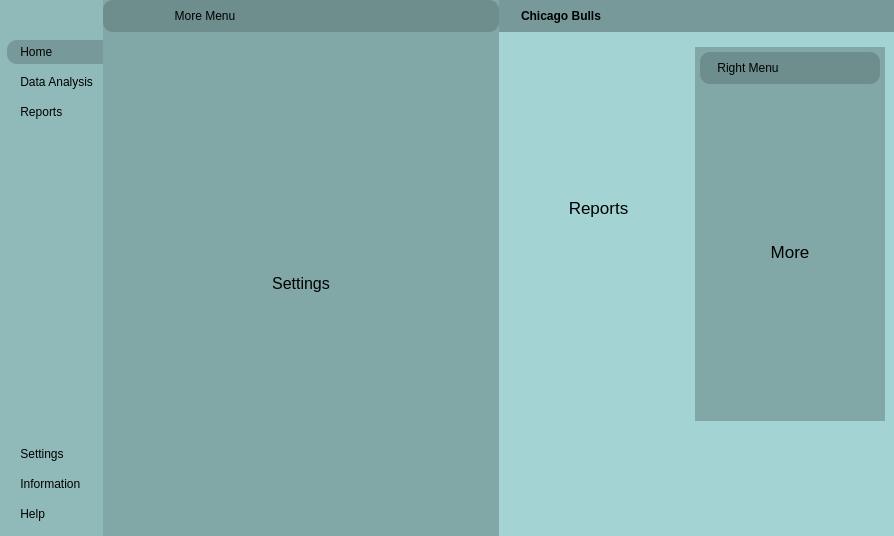
<?xml version="1.0" encoding="UTF-8"?>
<ui version="4.0">
 <class>MainWindow</class>
 <widget class="QMainWindow" name="MainWindow">
  <property name="geometry">
   <rect>
    <x>0</x>
    <y>0</y>
    <width>894</width>
    <height>536</height>
   </rect>
  </property>
  <property name="windowTitle">
   <string>MainWindow</string>
  </property>
  <property name="toolTip">
   <string>Menu </string>
  </property>
  <property name="styleSheet">
   <string notr="true">*{

border: none;
background-color: transparent;
background: transparent;
padding: 0;
margin: 0;
color: rgb(0, 0, 0);
}

#centralwidget {

		background-color: rgb(164, 211, 211);
}

#leftMenuSubContainer { 

background-color: rgb(144, 186, 186)

}

#leftMenuSubContainer QPushButton{

text-align: left;
padding: 5px 10px;
border-top-left-radius: 10px;
border-bottom-left-radius: 10px;

}

#centralMenuSubContainer, #rightMenuContainer{
	
	background-color: rgb(141, 181, 181);
	background-color: rgb(130, 167, 167);
}

#frame_4, #frame_8 {
	background-color: rgb(110, 141, 141);
	border-radius: 10px
}

#headerContainer {
background-color: rgb(119, 153, 153)
}
</string>
  </property>
  <widget class="QWidget" name="centralwidget">
   <layout class="QHBoxLayout" name="horizontalLayout">
    <property name="spacing">
     <number>0</number>
    </property>
    <property name="leftMargin">
     <number>0</number>
    </property>
    <property name="topMargin">
     <number>0</number>
    </property>
    <property name="rightMargin">
     <number>0</number>
    </property>
    <property name="bottomMargin">
     <number>0</number>
    </property>
    <item alignment="Qt::AlignLeft">
     <widget class="QWidget" name="leftMenuContainer" native="true">
      <property name="minimumSize">
       <size>
        <width>0</width>
        <height>0</height>
       </size>
      </property>
      <layout class="QHBoxLayout" name="horizontalLayout_2">
       <property name="leftMargin">
        <number>0</number>
       </property>
       <property name="topMargin">
        <number>0</number>
       </property>
       <property name="rightMargin">
        <number>0</number>
       </property>
       <property name="bottomMargin">
        <number>0</number>
       </property>
       <item alignment="Qt::AlignLeft">
        <widget class="QWidget" name="leftMenuSubContainer" native="true">
         <layout class="QVBoxLayout" name="verticalLayout_3">
          <property name="leftMargin">
           <number>7</number>
          </property>
          <property name="topMargin">
           <number>0</number>
          </property>
          <property name="rightMargin">
           <number>0</number>
          </property>
          <property name="bottomMargin">
           <number>0</number>
          </property>
          <item>
           <widget class="QFrame" name="frame">
            <property name="frameShape">
             <enum>QFrame::StyledPanel</enum>
            </property>
            <property name="frameShadow">
             <enum>QFrame::Raised</enum>
            </property>
            <layout class="QHBoxLayout" name="horizontalLayout_3">
             <property name="leftMargin">
              <number>0</number>
             </property>
             <property name="topMargin">
              <number>0</number>
             </property>
             <property name="rightMargin">
              <number>0</number>
             </property>
             <property name="bottomMargin">
              <number>0</number>
             </property>
             <item alignment="Qt::AlignTop">
              <widget class="QPushButton" name="menuBtn">
               <property name="toolTip">
                <string>Menu</string>
               </property>
               <property name="text">
                <string/>
               </property>
               <property name="icon">
                <iconset resource="recources.qrc">
                 <normaloff>:/icons/icons/align-justify.svg</normaloff>:/icons/icons/align-justify.svg</iconset>
               </property>
               <property name="iconSize">
                <size>
                 <width>24</width>
                 <height>24</height>
                </size>
               </property>
              </widget>
             </item>
            </layout>
           </widget>
          </item>
          <item>
           <widget class="QFrame" name="frame_2">
            <property name="sizePolicy">
             <sizepolicy hsizetype="Preferred" vsizetype="Preferred">
              <horstretch>0</horstretch>
              <verstretch>0</verstretch>
             </sizepolicy>
            </property>
            <property name="frameShape">
             <enum>QFrame::StyledPanel</enum>
            </property>
            <property name="frameShadow">
             <enum>QFrame::Raised</enum>
            </property>
            <layout class="QVBoxLayout" name="verticalLayout">
             <property name="leftMargin">
              <number>0</number>
             </property>
             <property name="topMargin">
              <number>10</number>
             </property>
             <property name="rightMargin">
              <number>0</number>
             </property>
             <property name="bottomMargin">
              <number>10</number>
             </property>
             <item>
              <widget class="QPushButton" name="homeBtn">
               <property name="toolTip">
                <string>Home</string>
               </property>
               <property name="styleSheet">
                <string notr="true">background-color: rgb(119, 153, 153)</string>
               </property>
               <property name="text">
                <string> Home</string>
               </property>
               <property name="icon">
                <iconset resource="recources.qrc">
                 <normaloff>:/icons/icons/home.svg</normaloff>:/icons/icons/home.svg</iconset>
               </property>
               <property name="iconSize">
                <size>
                 <width>24</width>
                 <height>24</height>
                </size>
               </property>
              </widget>
             </item>
             <item>
              <widget class="QPushButton" name="analysisBtn">
               <property name="toolTip">
                <string>Data analysis</string>
               </property>
               <property name="styleSheet">
                <string notr="true">background-color: none</string>
               </property>
               <property name="text">
                <string> Data Analysis</string>
               </property>
               <property name="icon">
                <iconset resource="recources.qrc">
                 <normaloff>:/icons/icons/menu.svg</normaloff>:/icons/icons/menu.svg</iconset>
               </property>
               <property name="iconSize">
                <size>
                 <width>24</width>
                 <height>24</height>
                </size>
               </property>
              </widget>
             </item>
             <item>
              <widget class="QPushButton" name="reportsBtn">
               <property name="toolTip">
                <string>Show data reports</string>
               </property>
               <property name="styleSheet">
                <string notr="true">background-color: none</string>
               </property>
               <property name="text">
                <string> Reports</string>
               </property>
               <property name="icon">
                <iconset resource="recources.qrc">
                 <normaloff>:/icons/icons/printer.svg</normaloff>:/icons/icons/printer.svg</iconset>
               </property>
               <property name="iconSize">
                <size>
                 <width>24</width>
                 <height>24</height>
                </size>
               </property>
              </widget>
             </item>
            </layout>
           </widget>
          </item>
          <item>
           <spacer name="verticalSpacer">
            <property name="orientation">
             <enum>Qt::Vertical</enum>
            </property>
            <property name="sizeHint" stdset="0">
             <size>
              <width>20</width>
              <height>40</height>
             </size>
            </property>
           </spacer>
          </item>
          <item>
           <widget class="QFrame" name="frame_3">
            <property name="frameShape">
             <enum>QFrame::StyledPanel</enum>
            </property>
            <property name="frameShadow">
             <enum>QFrame::Raised</enum>
            </property>
            <layout class="QVBoxLayout" name="verticalLayout_2">
             <property name="leftMargin">
              <number>0</number>
             </property>
             <property name="topMargin">
              <number>10</number>
             </property>
             <property name="rightMargin">
              <number>0</number>
             </property>
             <property name="bottomMargin">
              <number>10</number>
             </property>
             <item alignment="Qt::AlignBottom">
              <widget class="QPushButton" name="settingsBtn">
               <property name="toolTip">
                <string>Go to the settings</string>
               </property>
               <property name="styleSheet">
                <string notr="true">background-color: none</string>
               </property>
               <property name="text">
                <string> Settings</string>
               </property>
               <property name="icon">
                <iconset resource="recources.qrc">
                 <normaloff>:/icons/icons/settings.svg</normaloff>:/icons/icons/settings.svg</iconset>
               </property>
               <property name="iconSize">
                <size>
                 <width>24</width>
                 <height>24</height>
                </size>
               </property>
              </widget>
             </item>
             <item alignment="Qt::AlignBottom">
              <widget class="QPushButton" name="informationBtn">
               <property name="toolTip">
                <string>Get more information about</string>
               </property>
               <property name="styleSheet">
                <string notr="true">background-color: none</string>
               </property>
               <property name="text">
                <string> Information</string>
               </property>
               <property name="icon">
                <iconset resource="recources.qrc">
                 <normaloff>:/icons/icons/info.svg</normaloff>:/icons/icons/info.svg</iconset>
               </property>
               <property name="iconSize">
                <size>
                 <width>24</width>
                 <height>24</height>
                </size>
               </property>
              </widget>
             </item>
             <item>
              <widget class="QPushButton" name="helpBtn">
               <property name="toolTip">
                <string>Get some more help</string>
               </property>
               <property name="styleSheet">
                <string notr="true">background-color: none</string>
               </property>
               <property name="text">
                <string> Help</string>
               </property>
               <property name="icon">
                <iconset resource="recources.qrc">
                 <normaloff>:/icons/icons/help-circle.svg</normaloff>:/icons/icons/help-circle.svg</iconset>
               </property>
               <property name="iconSize">
                <size>
                 <width>24</width>
                 <height>24</height>
                </size>
               </property>
              </widget>
             </item>
            </layout>
           </widget>
          </item>
         </layout>
        </widget>
       </item>
      </layout>
     </widget>
    </item>
    <item>
     <widget class="QWidget" name="centralMenuSubContainer" native="true">
      <property name="minimumSize">
       <size>
        <width>250</width>
        <height>0</height>
       </size>
      </property>
      <layout class="QVBoxLayout" name="verticalLayout_5">
       <property name="leftMargin">
        <number>0</number>
       </property>
       <property name="topMargin">
        <number>0</number>
       </property>
       <property name="rightMargin">
        <number>0</number>
       </property>
       <property name="bottomMargin">
        <number>0</number>
       </property>
       <item>
        <widget class="QWidget" name="centralMenuContainer" native="true">
         <property name="minimumSize">
          <size>
           <width>250</width>
           <height>0</height>
          </size>
         </property>
         <layout class="QVBoxLayout" name="verticalLayout_4">
          <property name="spacing">
           <number>0</number>
          </property>
          <property name="leftMargin">
           <number>0</number>
          </property>
          <property name="topMargin">
           <number>0</number>
          </property>
          <property name="rightMargin">
           <number>0</number>
          </property>
          <property name="bottomMargin">
           <number>0</number>
          </property>
          <item alignment="Qt::AlignTop">
           <widget class="QFrame" name="frame_4">
            <property name="frameShape">
             <enum>QFrame::StyledPanel</enum>
            </property>
            <property name="frameShadow">
             <enum>QFrame::Raised</enum>
            </property>
            <layout class="QHBoxLayout" name="horizontalLayout_4">
             <item>
              <widget class="QLabel" name="label">
               <property name="text">
                <string>More Menu</string>
               </property>
               <property name="alignment">
                <set>Qt::AlignCenter</set>
               </property>
              </widget>
             </item>
             <item alignment="Qt::AlignRight">
              <widget class="QPushButton" name="pushButton">
               <property name="toolTip">
                <string>Close Menu</string>
               </property>
               <property name="styleSheet">
                <string notr="true">background-color: none</string>
               </property>
               <property name="text">
                <string/>
               </property>
               <property name="icon">
                <iconset resource="recources.qrc">
                 <normaloff>:/icons/icons/x-circle.svg</normaloff>:/icons/icons/x-circle.svg</iconset>
               </property>
               <property name="iconSize">
                <size>
                 <width>24</width>
                 <height>24</height>
                </size>
               </property>
              </widget>
             </item>
            </layout>
           </widget>
          </item>
          <item>
           <widget class="QStackedWidget" name="stackedWidget">
            <property name="minimumSize">
             <size>
              <width>250</width>
              <height>0</height>
             </size>
            </property>
            <property name="currentIndex">
             <number>0</number>
            </property>
            <widget class="QWidget" name="page">
             <layout class="QVBoxLayout" name="verticalLayout_6">
              <item>
               <widget class="QLabel" name="label_2">
                <property name="font">
                 <font>
                  <pointsize>13</pointsize>
                  <weight>50</weight>
                  <bold>false</bold>
                 </font>
                </property>
                <property name="text">
                 <string>&lt;html&gt;&lt;head/&gt;&lt;body&gt;&lt;p&gt;&lt;span style=&quot; font-size:12pt;&quot;&gt;Settings&lt;/span&gt;&lt;/p&gt;&lt;/body&gt;&lt;/html&gt;</string>
                </property>
                <property name="alignment">
                 <set>Qt::AlignCenter</set>
                </property>
               </widget>
              </item>
             </layout>
            </widget>
            <widget class="QWidget" name="page_2">
             <layout class="QVBoxLayout" name="verticalLayout_7">
              <item>
               <widget class="QLabel" name="label_3">
                <property name="font">
                 <font>
                  <pointsize>13</pointsize>
                  <weight>50</weight>
                  <bold>false</bold>
                 </font>
                </property>
                <property name="text">
                 <string>&lt;html&gt;&lt;head/&gt;&lt;body&gt;&lt;p&gt;&lt;span style=&quot; font-size:12pt;&quot;&gt;Information&lt;/span&gt;&lt;/p&gt;&lt;p&gt;&lt;br/&gt;&lt;/p&gt;&lt;/body&gt;&lt;/html&gt;</string>
                </property>
                <property name="alignment">
                 <set>Qt::AlignCenter</set>
                </property>
               </widget>
              </item>
             </layout>
            </widget>
            <widget class="QWidget" name="page_3">
             <layout class="QVBoxLayout" name="verticalLayout_8">
              <item>
               <widget class="QLabel" name="label_4">
                <property name="font">
                 <font>
                  <pointsize>13</pointsize>
                  <weight>50</weight>
                  <bold>false</bold>
                 </font>
                </property>
                <property name="text">
                 <string>&lt;html&gt;&lt;head/&gt;&lt;body&gt;&lt;p&gt;Help&lt;/p&gt;&lt;p&gt;&lt;br/&gt;&lt;/p&gt;&lt;/body&gt;&lt;/html&gt;</string>
                </property>
                <property name="alignment">
                 <set>Qt::AlignCenter</set>
                </property>
               </widget>
              </item>
             </layout>
            </widget>
           </widget>
          </item>
         </layout>
        </widget>
       </item>
      </layout>
     </widget>
    </item>
    <item>
     <widget class="QWidget" name="mainMenuContainer" native="true">
      <property name="sizePolicy">
       <sizepolicy hsizetype="Expanding" vsizetype="Preferred">
        <horstretch>0</horstretch>
        <verstretch>0</verstretch>
       </sizepolicy>
      </property>
      <property name="styleSheet">
       <string notr="true"/>
      </property>
      <layout class="QVBoxLayout" name="verticalLayout_9">
       <property name="leftMargin">
        <number>0</number>
       </property>
       <property name="topMargin">
        <number>0</number>
       </property>
       <property name="rightMargin">
        <number>0</number>
       </property>
       <property name="bottomMargin">
        <number>100</number>
       </property>
       <item alignment="Qt::AlignTop">
        <widget class="QWidget" name="headerContainer" native="true">
         <property name="styleSheet">
          <string notr="true"/>
         </property>
         <layout class="QHBoxLayout" name="horizontalLayout_5">
          <item alignment="Qt::AlignLeft|Qt::AlignTop">
           <widget class="QFrame" name="frame_5">
            <property name="styleSheet">
             <string notr="true">background-color: none</string>
            </property>
            <property name="frameShape">
             <enum>QFrame::StyledPanel</enum>
            </property>
            <property name="frameShadow">
             <enum>QFrame::Raised</enum>
            </property>
            <layout class="QHBoxLayout" name="horizontalLayout_8">
             <property name="leftMargin">
              <number>0</number>
             </property>
             <property name="topMargin">
              <number>0</number>
             </property>
             <property name="rightMargin">
              <number>0</number>
             </property>
             <property name="bottomMargin">
              <number>0</number>
             </property>
             <item>
              <widget class="QLabel" name="label_5">
               <property name="maximumSize">
                <size>
                 <width>24</width>
                 <height>24</height>
                </size>
               </property>
               <property name="text">
                <string/>
               </property>
               <property name="pixmap">
                <pixmap resource="recources.qrc">:/images/chicago-bulls-logo-8530A1093D-seeklogo.com.png</pixmap>
               </property>
               <property name="scaledContents">
                <bool>true</bool>
               </property>
              </widget>
             </item>
             <item>
              <widget class="QLabel" name="label_6">
               <property name="font">
                <font>
                 <pointsize>9</pointsize>
                 <weight>75</weight>
                 <bold>true</bold>
                </font>
               </property>
               <property name="text">
                <string>Chicago Bulls</string>
               </property>
              </widget>
             </item>
            </layout>
           </widget>
          </item>
          <item alignment="Qt::AlignHCenter|Qt::AlignTop">
           <widget class="QFrame" name="frame_6">
            <property name="styleSheet">
             <string notr="true">background-color: none</string>
            </property>
            <property name="frameShape">
             <enum>QFrame::StyledPanel</enum>
            </property>
            <property name="frameShadow">
             <enum>QFrame::Raised</enum>
            </property>
            <layout class="QHBoxLayout" name="horizontalLayout_7">
             <property name="leftMargin">
              <number>0</number>
             </property>
             <property name="topMargin">
              <number>0</number>
             </property>
             <property name="rightMargin">
              <number>0</number>
             </property>
             <property name="bottomMargin">
              <number>0</number>
             </property>
             <item>
              <widget class="QPushButton" name="pushButton_6">
               <property name="toolTip">
                <string>More</string>
               </property>
               <property name="styleSheet">
                <string notr="true">background-color: none</string>
               </property>
               <property name="text">
                <string/>
               </property>
               <property name="icon">
                <iconset resource="recources.qrc">
                 <normaloff>:/icons/icons/more-horizontal.svg</normaloff>:/icons/icons/more-horizontal.svg</iconset>
               </property>
               <property name="iconSize">
                <size>
                 <width>24</width>
                 <height>24</height>
                </size>
               </property>
              </widget>
             </item>
             <item>
              <widget class="QPushButton" name="pushButton_5">
               <property name="toolTip">
                <string>Profile</string>
               </property>
               <property name="styleSheet">
                <string notr="true">background-color: none</string>
               </property>
               <property name="text">
                <string/>
               </property>
               <property name="icon">
                <iconset resource="recources.qrc">
                 <normaloff>:/icons/icons/user.svg</normaloff>:/icons/icons/user.svg</iconset>
               </property>
               <property name="iconSize">
                <size>
                 <width>24</width>
                 <height>24</height>
                </size>
               </property>
              </widget>
             </item>
            </layout>
           </widget>
          </item>
          <item alignment="Qt::AlignRight|Qt::AlignTop">
           <widget class="QFrame" name="frame_7">
            <property name="styleSheet">
             <string notr="true">background-color: none</string>
            </property>
            <property name="frameShape">
             <enum>QFrame::StyledPanel</enum>
            </property>
            <property name="frameShadow">
             <enum>QFrame::Raised</enum>
            </property>
            <layout class="QHBoxLayout" name="horizontalLayout_6">
             <property name="leftMargin">
              <number>0</number>
             </property>
             <property name="topMargin">
              <number>0</number>
             </property>
             <property name="rightMargin">
              <number>0</number>
             </property>
             <property name="bottomMargin">
              <number>0</number>
             </property>
             <item>
              <widget class="QPushButton" name="pushButton_2">
               <property name="toolTip">
                <string>Minimize Window</string>
               </property>
               <property name="styleSheet">
                <string notr="true">background-color: none</string>
               </property>
               <property name="text">
                <string/>
               </property>
               <property name="icon">
                <iconset resource="recources.qrc">
                 <normaloff>:/icons/icons/minus.svg</normaloff>:/icons/icons/minus.svg</iconset>
               </property>
               <property name="iconSize">
                <size>
                 <width>24</width>
                 <height>24</height>
                </size>
               </property>
              </widget>
             </item>
             <item>
              <widget class="QPushButton" name="pushButton_3">
               <property name="toolTip">
                <string>Restore Window</string>
               </property>
               <property name="styleSheet">
                <string notr="true">background-color: none</string>
               </property>
               <property name="text">
                <string/>
               </property>
               <property name="icon">
                <iconset resource="recources.qrc">
                 <normaloff>:/icons/icons/square.svg</normaloff>:/icons/icons/square.svg</iconset>
               </property>
               <property name="iconSize">
                <size>
                 <width>24</width>
                 <height>24</height>
                </size>
               </property>
              </widget>
             </item>
             <item>
              <widget class="QPushButton" name="pushButton_4">
               <property name="toolTip">
                <string>Close Window</string>
               </property>
               <property name="styleSheet">
                <string notr="true">background-color: none</string>
               </property>
               <property name="text">
                <string/>
               </property>
               <property name="icon">
                <iconset resource="recources.qrc">
                 <normaloff>:/icons/icons/x.svg</normaloff>:/icons/icons/x.svg</iconset>
               </property>
               <property name="iconSize">
                <size>
                 <width>24</width>
                 <height>24</height>
                </size>
               </property>
              </widget>
             </item>
            </layout>
           </widget>
          </item>
         </layout>
         <zorder>frame_6</zorder>
         <zorder>frame_7</zorder>
         <zorder>frame_5</zorder>
        </widget>
       </item>
       <item>
        <widget class="QWidget" name="mainBodyContainer" native="true">
         <property name="sizePolicy">
          <sizepolicy hsizetype="Preferred" vsizetype="Expanding">
           <horstretch>0</horstretch>
           <verstretch>0</verstretch>
          </sizepolicy>
         </property>
         <layout class="QHBoxLayout" name="horizontalLayout_9">
          <item>
           <widget class="QWidget" name="mainContentsContainer" native="true">
            <layout class="QVBoxLayout" name="verticalLayout_12">
             <item>
              <widget class="QStackedWidget" name="stackedWidget_3">
               <property name="currentIndex">
                <number>1</number>
               </property>
               <widget class="QWidget" name="page_6">
                <layout class="QHBoxLayout" name="horizontalLayout_14">
                 <item>
                  <widget class="QLabel" name="label_10">
                   <property name="font">
                    <font>
                     <pointsize>13</pointsize>
                     <weight>50</weight>
                     <bold>false</bold>
                    </font>
                   </property>
                   <property name="text">
                    <string>&lt;html&gt;&lt;head/&gt;&lt;body&gt;&lt;p&gt;Home&lt;/p&gt;&lt;p&gt;&lt;br/&gt;&lt;/p&gt;&lt;/body&gt;&lt;/html&gt;</string>
                   </property>
                   <property name="alignment">
                    <set>Qt::AlignCenter</set>
                   </property>
                  </widget>
                 </item>
                </layout>
               </widget>
               <widget class="QWidget" name="page_8">
                <layout class="QHBoxLayout" name="horizontalLayout_15">
                 <item>
                  <widget class="QLabel" name="label_12">
                   <property name="font">
                    <font>
                     <pointsize>13</pointsize>
                     <weight>50</weight>
                     <bold>false</bold>
                    </font>
                   </property>
                   <property name="text">
                    <string>&lt;html&gt;&lt;head/&gt;&lt;body&gt;&lt;p&gt;Reports&lt;/p&gt;&lt;p&gt;&lt;br/&gt;&lt;/p&gt;&lt;/body&gt;&lt;/html&gt;</string>
                   </property>
                   <property name="alignment">
                    <set>Qt::AlignCenter</set>
                   </property>
                  </widget>
                 </item>
                </layout>
               </widget>
               <widget class="QWidget" name="page_7">
                <layout class="QHBoxLayout" name="horizontalLayout_13">
                 <item>
                  <widget class="QLabel" name="label_11">
                   <property name="font">
                    <font>
                     <pointsize>13</pointsize>
                     <weight>50</weight>
                     <bold>false</bold>
                    </font>
                   </property>
                   <property name="text">
                    <string>&lt;html&gt;&lt;head/&gt;&lt;body&gt;&lt;p&gt;Data Analysis&lt;/p&gt;&lt;p&gt;&lt;br/&gt;&lt;/p&gt;&lt;/body&gt;&lt;/html&gt;</string>
                   </property>
                   <property name="alignment">
                    <set>Qt::AlignCenter</set>
                   </property>
                  </widget>
                 </item>
                </layout>
               </widget>
              </widget>
             </item>
            </layout>
           </widget>
          </item>
          <item alignment="Qt::AlignRight">
           <widget class="QWidget" name="rightMenuContainer" native="true">
            <property name="minimumSize">
             <size>
              <width>190</width>
              <height>0</height>
             </size>
            </property>
            <layout class="QVBoxLayout" name="verticalLayout_10">
             <property name="leftMargin">
              <number>0</number>
             </property>
             <property name="topMargin">
              <number>0</number>
             </property>
             <property name="rightMargin">
              <number>0</number>
             </property>
             <property name="bottomMargin">
              <number>0</number>
             </property>
             <item>
              <widget class="QWidget" name="rightMenuSubContainer" native="true">
               <layout class="QVBoxLayout" name="verticalLayout_11">
                <property name="spacing">
                 <number>5</number>
                </property>
                <property name="leftMargin">
                 <number>5</number>
                </property>
                <property name="topMargin">
                 <number>5</number>
                </property>
                <property name="rightMargin">
                 <number>5</number>
                </property>
                <property name="bottomMargin">
                 <number>5</number>
                </property>
                <item>
                 <widget class="QFrame" name="frame_8">
                  <property name="frameShape">
                   <enum>QFrame::StyledPanel</enum>
                  </property>
                  <property name="frameShadow">
                   <enum>QFrame::Raised</enum>
                  </property>
                  <layout class="QHBoxLayout" name="horizontalLayout_11">
                   <item>
                    <widget class="QLabel" name="label_7">
                     <property name="text">
                      <string>Right Menu</string>
                     </property>
                     <property name="alignment">
                      <set>Qt::AlignCenter</set>
                     </property>
                    </widget>
                   </item>
                   <item alignment="Qt::AlignRight">
                    <widget class="QPushButton" name="pushButton_7">
                     <property name="toolTip">
                      <string>Close Menu</string>
                     </property>
                     <property name="styleSheet">
                      <string notr="true">background-color: none</string>
                     </property>
                     <property name="text">
                      <string/>
                     </property>
                     <property name="icon">
                      <iconset resource="recources.qrc">
                       <normaloff>:/icons/icons/x-circle.svg</normaloff>:/icons/icons/x-circle.svg</iconset>
                     </property>
                     <property name="iconSize">
                      <size>
                       <width>24</width>
                       <height>24</height>
                      </size>
                     </property>
                    </widget>
                   </item>
                  </layout>
                 </widget>
                </item>
                <item>
                 <widget class="QStackedWidget" name="stackedWidget_2">
                  <property name="currentIndex">
                   <number>1</number>
                  </property>
                  <widget class="QWidget" name="page_4">
                   <layout class="QHBoxLayout" name="horizontalLayout_10">
                    <item>
                     <widget class="QLabel" name="label_8">
                      <property name="font">
                       <font>
                        <pointsize>13</pointsize>
                        <weight>50</weight>
                        <bold>false</bold>
                       </font>
                      </property>
                      <property name="text">
                       <string>&lt;html&gt;&lt;head/&gt;&lt;body&gt;&lt;p&gt;Profile&lt;/p&gt;&lt;p&gt;&lt;br/&gt;&lt;/p&gt;&lt;/body&gt;&lt;/html&gt;</string>
                      </property>
                      <property name="alignment">
                       <set>Qt::AlignCenter</set>
                      </property>
                     </widget>
                    </item>
                   </layout>
                  </widget>
                  <widget class="QWidget" name="page_5">
                   <layout class="QHBoxLayout" name="horizontalLayout_12">
                    <item>
                     <widget class="QLabel" name="label_9">
                      <property name="font">
                       <font>
                        <pointsize>13</pointsize>
                        <weight>50</weight>
                        <bold>false</bold>
                       </font>
                      </property>
                      <property name="text">
                       <string>&lt;html&gt;&lt;head/&gt;&lt;body&gt;&lt;p&gt;More&lt;/p&gt;&lt;/body&gt;&lt;/html&gt;</string>
                      </property>
                      <property name="alignment">
                       <set>Qt::AlignCenter</set>
                      </property>
                     </widget>
                    </item>
                   </layout>
                  </widget>
                 </widget>
                </item>
               </layout>
              </widget>
             </item>
            </layout>
           </widget>
          </item>
         </layout>
        </widget>
       </item>
       <item>
        <widget class="QWidget" name="popupNotificationContainer" native="true"/>
       </item>
      </layout>
     </widget>
    </item>
   </layout>
  </widget>
 </widget>
 <resources>
  <include location="recources.qrc"/>
 </resources>
 <connections/>
</ui>
